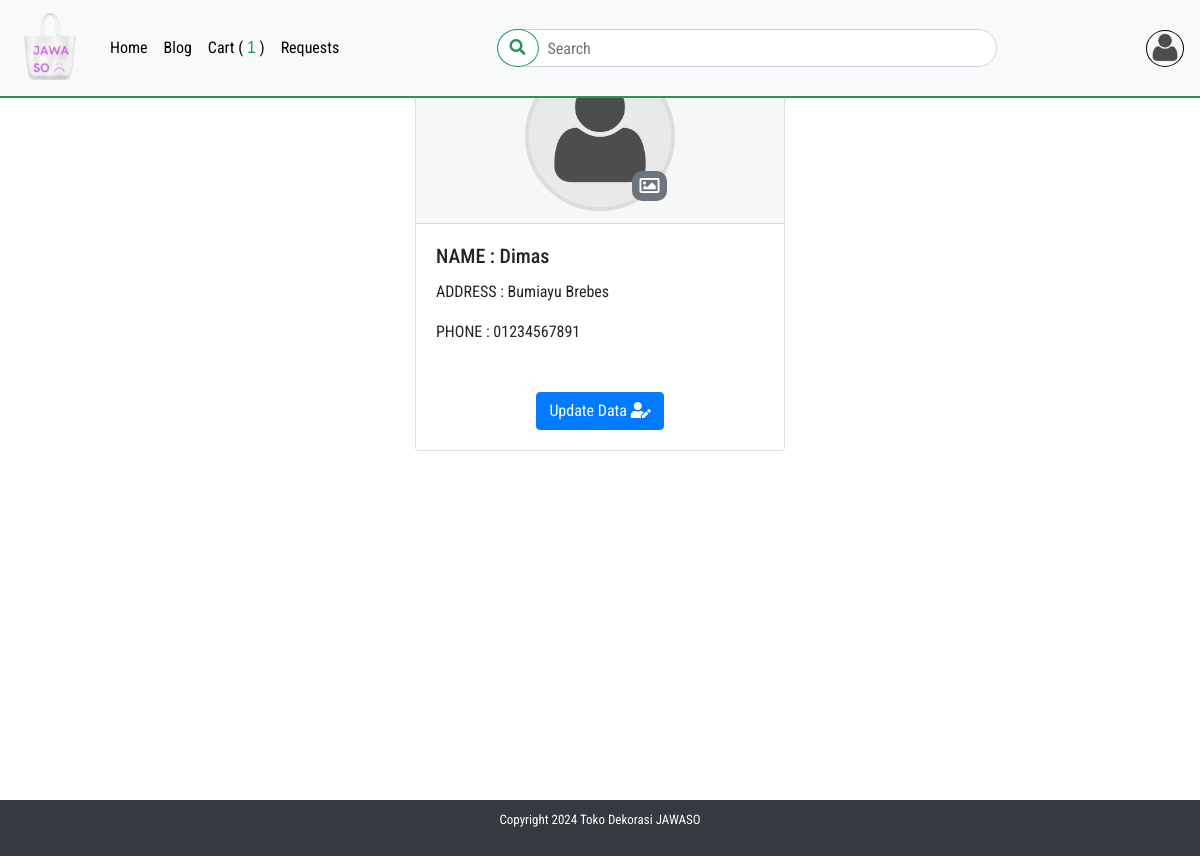
Page /user/user_profile.php (signed in) on the committed database.
### tables this page shows
CREATE TABLE `customers` (
  `id` int(11) NOT NULL,
  `name` varchar(20) NOT NULL,
  `email` varchar(50) NOT NULL,
  `password` varchar(12) NOT NULL,
  `phone` varchar(12) NOT NULL,
  `address` varchar(256) NOT NULL,
  `image_user` text DEFAULT 'pp.png',
  `tgl_lahir` date DEFAULT NULL
);

### init.php (called while the page is built)
<?php
$root_path = "/serkom";

### user/user_profile.php (the view, shortened to what this page needs)
<?php
include_once "../init.php";
include "../genral/config.php";
include "../genral/functions.php";
$idp = $_SESSION['id'];
$select = "SELECT * FROM customers WHERE id = $idp";
$sr = mysqli_query($connectSQL, $select);
$row = mysqli_fetch_assoc($sr);
$phoneR = $row['phone'];
include "../shared/header.php";
include "../shared/nav.php";
?>
<div class="container col-md-4 cart pt-4 ">
  <div class="user_profile pt-4">
    <div class="card ">
      <div class="card-header text-center">
        <div class='profile-image'>
          <img src="./upload_user_image/<?php echo $image ?>" alt="image" class="image_profile_user">
          <form method="POST" enctype="multipart/form-data">
            <label for="image" class="icone-image"><i class="far fa-image"></i></label>
          </form>
        </div>
      </div>
      <div class="card-body">
        <h5 class="card-title">NAME : <?php echo htmlspecialchars($nameR); ?></h5>
        <p class="card-text">ADDRESS : <?php echo htmlspecialchars($addressR); ?></p>
        <p class="card-text">PHONE : <?php echo htmlspecialchars($phoneR); ?></p>
        <div class="text-center mt-5">
          <a href="<?php echo $root_path ?>/user/update_user.php?id=<?php echo $idp; ?>" class="btn btn-primary">
            Update Data <i class="fas fa-user-edit"></i>
          </a>
        </div>
      </div>
    </div>
  </div>
</div>
<?php include "../shared/footer.php"; ?>

### shared/nav.php (shortened to what this page needs)
<?php
$host = "localhost";
$user = "root";
$password= "";
$dbName = "jawaso";
$connectSQL = mysqli_connect($host , $user , $password , $dbName);
if(isset($_SESSION['id'])){
$ccId = $_SESSION['id'];
$slecetOrder = "SELECT * FROM `orders` JOIN `product` , `customers` WHERE customers.id = $ccId AND orders.productId = product.id AND customerId = customers.id";
$sc = mysqli_query($connectSQL ,$slecetOrder);
$numRowOrder = mysqli_num_rows($sc);
}
if(isset($_SESSION['id'])){
$cId = $_SESSION['id'];
$slecetCstum = "SELECT * FROM `customers` WHERE customers.id = $cId ";
$sCstum= mysqli_query($connectSQL ,$slecetCstum);
$rowCstum = mysqli_fetch_assoc($sCstum);
    $nameR = $rowCstum['name'];
    $addressR = $rowCstum['address'];
    $image = $rowCstum['image_user'];
}
?>
<nav class="navbar navbar-expand-lg navbar-dark bg-light fixed-top" style="border-bottom: 2px solid #26965A;">
  <a class="navbar-brand" href="<?php echo $root_path ?>/index.php"><img src="<?php echo $root_path ?>/image/p1.png" style="width: 70px;" alt=""></a>
  <div class="collapse navbar-collapse" id="navbarSupportedContent">
    <ul class="navbar-nav mr-auto">
      <li class="nav-item active">
        <a class="nav-link" href="<?php echo $root_path ?>/index.php" style="color: black;" >Home<span class="sr-only">(current)</span></a>
      </li>
      <li class="nav-item">
        <a class="nav-link" href="<?php echo $root_path ?>/blog/blog.php" style="color: black;" >Blog</a>
      </li>
      <?php if(isset($_SESSION['customer'] )) :?>
      <li class="nav-item">
        <a class="nav-link" href="<?php echo $root_path ?>/order/cart.php" style="color: black;" >Cart
        ( <span class='count_cart' style="color: #26965A;"> <?php echo $numRowOrder ;?></span> )</a>
      </li>
      <li class="nav-item">
        <a class="nav-link" href="<?php echo $root_path ?>/customer_requests/customer_requests.php" style="color:black;" >requests</a>
      </li>
      <?php endif; ?>
    </ul>
    <div class="box_srarch">
    <form class="form-inline my-2 my-lg-0"  autocomplete="off" method="GET">
      <input id="search_text" name="search_term" class="form-control w-100" type="text" placeholder="Search" aria-label="Search" style="border-radius: 50px;" >
      <button name="search" class="btn btn-outline-primary my-2 my-sm-0" type="submit" style="border-radius: 50%; border: 1px solid #26965A; color: #26965A; background-color: transparent; transition: background-color 0.3s, color 0.3s, border-color 0.3s;" onmouseover="this.style.backgroundColor='#26965A'; this.style.color='#fff'; this.style.borderColor='#fff';" onmouseout="this.style.backgroundColor='transparent'; this.style.color='#26965A'; this.style.borderColor='#26965A';">
        <i class="fas fa-search"></i>
      </button>
    </form>
      </div>
    <?php if(isset($_SESSION['customer'] )) :?>
      <div class="form-inline my-2 my-lg-0 ml-auto dropdown ">
        <a href="#" role="button" id="dropdownMenuLink" data-toggle="dropdown" aria-expanded="false" style="border: 1px solid black; border-radius: 50%;" >
          <img class='img-logo' src="<?php echo $root_path ?>/user/upload_user_image/<?php echo $image ?>" alt=""></a>
      </div>
    <?php endif; ?>
  </div>
</nav>

### css/main.css (style rules this page uses)
body { font-family: 'Oswald', sans-serif; font-family: 'Playfair Display', serif; font-family: 'Roboto Condensed', sans-serif; }
h1,h2,h3,h4,button { font-family: 'Oswald', sans-serif; font-family: 'Playfair Display', serif; }
label { font-weight: 600; }
.navbar,.landing { text-transform: capitalize; }
.count_cart { color: #ffc107; font-family: 'Trebuchet MS', 'Lucida Sans Unicode', 'Lucida Grande', 'Lucida Sans', Arial, sans-serif; }
.img-logo { height: 35px; border-radius: 50%; }
.card-title { white-space: nowrap; overflow: hidden; text-overflow: ellipsis; max-width: 100ch; }
.box_srarch .form-inline { position: relative; }
.box_srarch .form-inline input { padding-left: 50px; }
.box_srarch .form-inline button { position: absolute; left: 0; }
.user_profile .image_profile_user { width: 150px; height: 150px; object-fit: cover; border-radius: 50%; padding: 6px; background-color: #e9e9e9; border: 4px solid #dddddd; }
.user_profile .card-header .profile-image { position: relative; width: fit-content; margin: auto; }
.user_profile .card-header .profile-image .icone-image { position: absolute; width: 35px; background-color: #6c757d; bottom: 20px; right: 18px; color: #fff; font-size: 20px; overflow: hidden; border-radius: 10px; transform: translate(10px, 10px); margin: 0; cursor: pointer; }
.cart { min-height: 100vh; }

### rows in the picture
customers: image_user (picture), name "Dimas", address "Bumiayu Brebes", phone "01234567891"

### other values in the picture
$numRowOrder "1"
